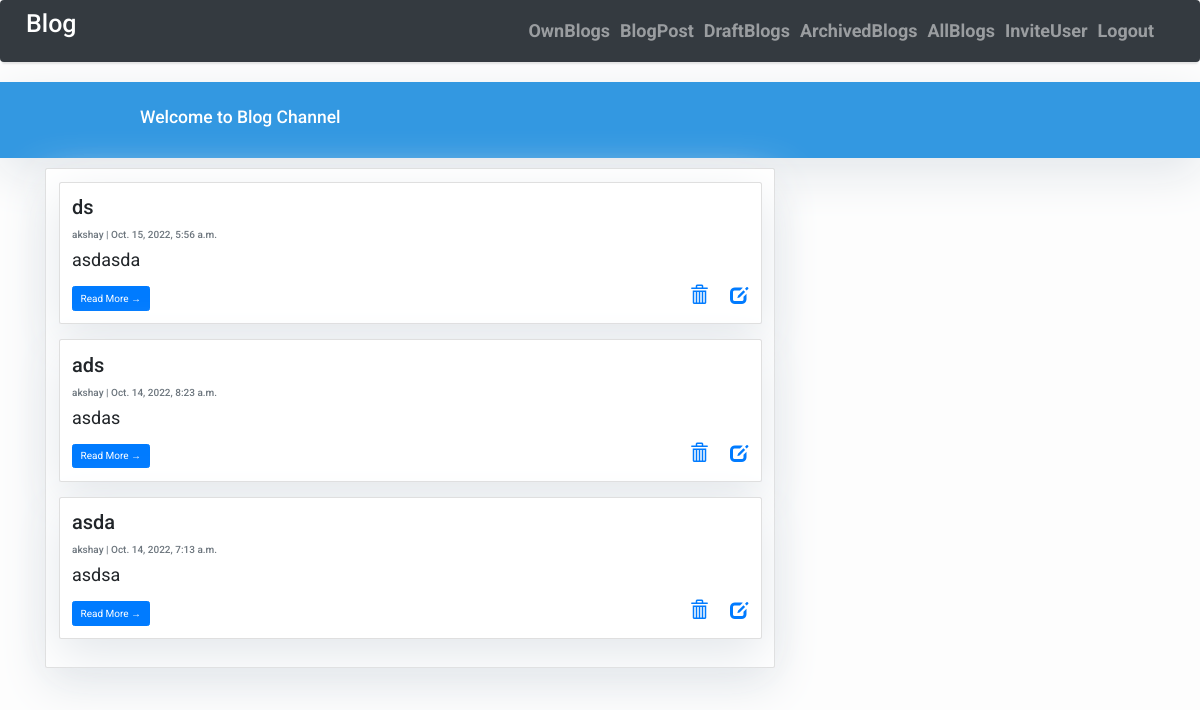
The app's page /blog/userposts/ (signed in), older data.
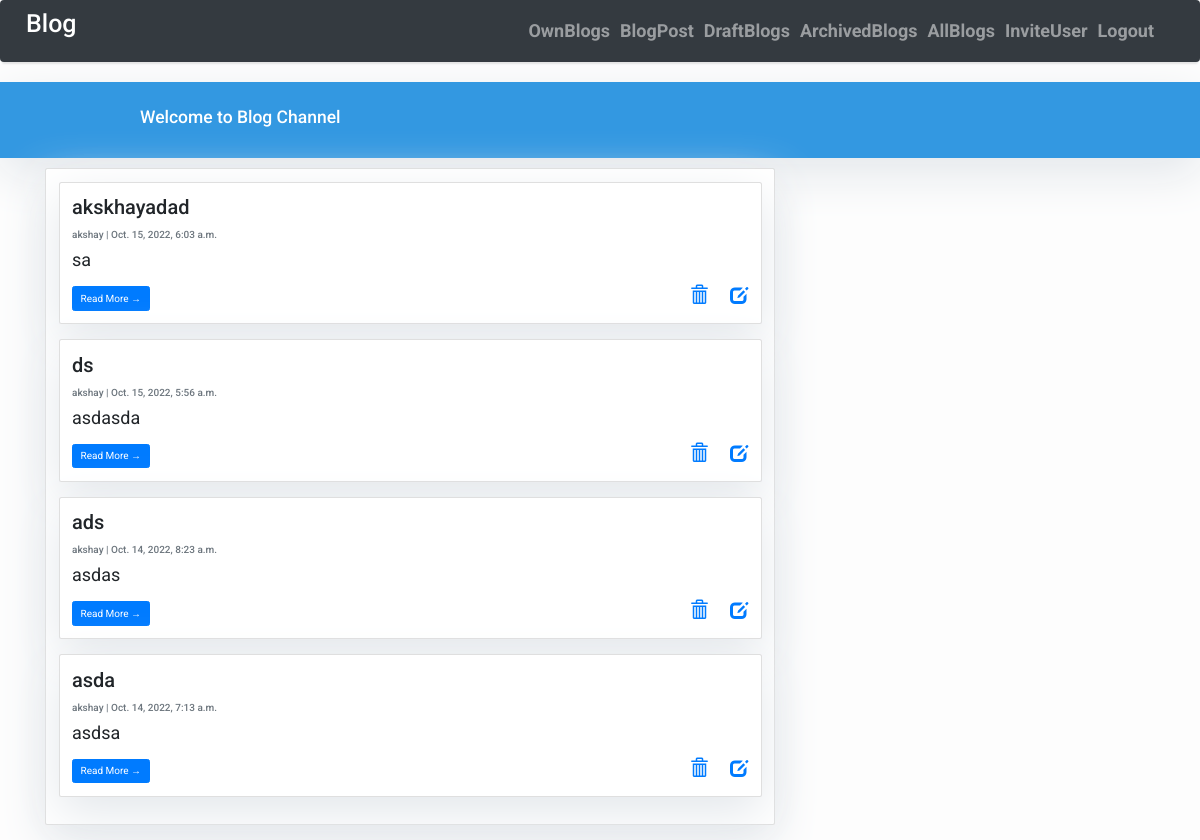
The same page, newer data.
### blogs/models.py (models this page shows, shortened)
class Post(models.Model):
    title = models.CharField(max_length=200, unique=True)
    author = models.ForeignKey(User, on_delete= models.CASCADE,related_name='blog_posts', null=True)
    updated_on = models.DateTimeField(auto_now= True)
    content = models.TextField()
    created_on = models.DateTimeField(auto_now_add=True)
    status = models.IntegerField(choices=STATUS, default=1)
    class Meta:
        ordering = ['-created_on']

### blogs/views.py (the view)
# urls.py: path('userposts/', views.UserPosts.as_view(), name='user_posts'),
class UserPosts(View):
    def get(self, request):
        logged_in_user = request.user.id
        logged_in_user_posts = Post.objects.filter(author=logged_in_user)
        return render(request, 'user_posts.html', {'user_posts': logged_in_user_posts})

### blogs/templates/user_posts.html (shortened to what this page needs)
    {% extends "home.html" %}
{% block content %}
<div class="container">
    <div class="row">
        <div class="col-md-8 mt-3 left">
            <div class="card mb-4">
                <div class="card-body">
                {% for post in user_posts %}
                <div class="card mb-4">
                    <div class="card-body">
                        <h2 class="card-title">{{ post.title }}</h2>
                        <p class="card-text text-muted h6">{{ post.author }} | {{ post.created_on}} </p>
                        <p class="card-text">{{post.content|slice:":200" }}</p>
                        <a href="{% url 'blog:post_detail' post.id  %}" class="btn btn-primary">Read More &rarr;</a>
                        <div class="right">
                        <a href="{% url 'blog:post_delete' post.id  %}">
                            <span class="glyphicon glyphicon-trash" ></span>
                          </a>&nbsp;&nbsp;&nbsp;
                        <a href="{% url 'blog:post_update' post.id  %}">
                        <span class="glyphicon glyphicon-edit"></span>
                        </a>
                        </div>
                    </div>
                </div>
                {% endfor %}
                </div>
            </div>
        </div>
    </div>
</div>
{%endblock%}

Row changes from the older to the newer data that the page shows:
added Post: title "akskhayadad", author "akshay", created_on "Oct. 15, 2022, 6:03 a.m.", content "sa"
